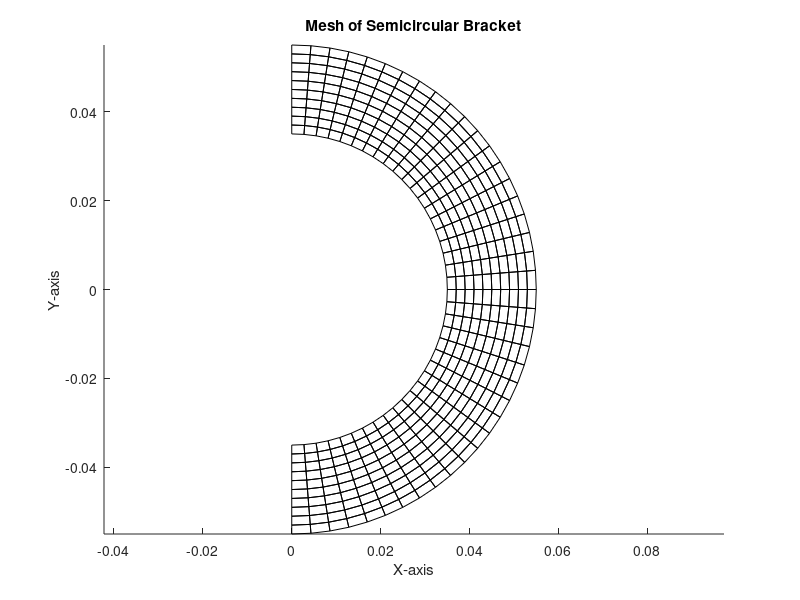

Recreate this plot in MATLAB. (Note: this script raises an error after producing the figure.)
% Project 2: Finite Element Solution for a Curved Bracket
% Name: Arjun Posarajah Student#:1004881737

%%%% Meshing Section %%%%
% Parameters 
inner_radius = 35E-3; 
outer_radius = 55E-3; 
width = 20E-3; 
thickness = 2E-3; 
num_theta = 40;                    % Circumferential Number of Elements
num_radial = 10;                   % Radial Number of Elements

% Material Properties
elastic_modulus = 200e9; 
poisson_ratio = 0.3; 

% Applied load
applied_force = 4e3; % in Newtons

% Generate coordinates for nodes
theta_vals = linspace(-pi/2, pi/2, num_theta + 1);                 % Angle range from -pi/2 to pi/2
radial_vals = linspace(inner_radius, outer_radius, num_radial + 1);     % Radial values from inner to outer radius

% Create nodes 
nodes = zeros((num_theta + 1) * (num_radial + 1), 2);
node_index = 1;
for i = 1:(num_radial + 1)
    for j = 1:(num_theta + 1)
        nodes(node_index, 1) = radial_vals(i) * cos(theta_vals(j));        % Convert polar to Cartesian coordinates
        nodes(node_index, 2) = radial_vals(i) * sin(theta_vals(j));
        node_index = node_index + 1;
    end
end

% The position of each node in the mesh to draw isoparametric elements

elements = zeros(num_theta * num_radial, 5);
element_index = 1;
for i = 1:num_radial
    for j = 1:num_theta
        node1 = (i - 1) * (num_theta + 1) + j;      
        node2 = node1 + 1;
        node3 = node1 + num_theta + 2;
        node4 = node1 + num_theta + 1;
        elements(element_index, :) = [node1, node2, node3, node4, node1];       
        element_index = element_index + 1;
    end
end

% Plotting the mesh
figure;
hold on;
for i = 1:size(elements, 1)
    n = elements(i, :);
    x = nodes(n, 1);
    y = nodes(n, 2);
    plot(x, y, 'k'); % Plotting edges of each element
end
xlabel('X-axis');
ylabel('Y-axis');
title('Mesh of Semicircular Bracket');
axis equal;
hold off;

% Material Properties
elastic_modulus = 200e9;
poisson_ratio = 0.3;

% Initialize global stiffness matrix
num_nodes = size(nodes, 1);
K_global = zeros(2 * num_nodes, 2 * num_nodes);

% Shape functions for a bilinear quadrilateral element
shapeFunctions = @(xi, eta) [0.25 * (1 - xi) * (1 - eta), 0.25 * (1 + xi) * (1 - eta), 0.25 * (1 + xi) * (1 + eta), 0.25 * (1 - xi) * (1 + eta)];
shapeFunctionsDerivativeXi = @(xi, eta) [-0.25 * (1 - eta), 0.25 * (1 - eta), 0.25 * (1 + eta), -0.25 * (1 + eta)];
shapeFunctionsDerivativeEta = @(xi, eta) [-0.25 * (1 - xi), -0.25 * (1 + xi), 0.25 * (1 + xi), 0.25 * (1 - xi)];

% Loop over each element
for elem_idx = 1:size(elements, 1)
    % Extract nodes for the current element
    element_nodes = elements(elem_idx, :);
    
    % Initialize element stiffness matrix
    k_element = zeros(8, 8);
    
    % Loop over integration points (using a simple 2x2 Gauss quadrature)
    for xi = [-1, 1]
        for eta = [-1, 1]
            % Calculate shape functions and derivatives at the integration point
            N = shapeFunctions(xi, eta);
            dN_dxi = shapeFunctionsDerivativeXi(xi, eta);
            dN_deta = shapeFunctionsDerivativeEta(xi, eta);
            
            % Jacobian matrix
            J = [dN_dxi .* nodes(element_nodes, 1), dN_dxi .* nodes(element_nodes, 2);
                 dN_deta .* nodes(element_nodes, 1), dN_deta .* nodes(element_nodes, 2)];
            
            % Derivative of the shape functions with respect to physical coordinates
dN_dx = (J \ [dN_dxi; dN_deta])';
            
            % B matrix (strain-displacement matrix)
            B = zeros(3, 8);
            B(1, 1:2:end) = dN_dx(:, 1)';
            B(2, 2:2:end) = dN_dx(:, 2)';
            B(3, 1:2:end) = dN_dx(:, 2)';
            B(3, 2:2:end) = dN_dx(:, 1)';
            
            % Element stiffness matrix
            k_element = k_element + B' * elastic_modulus * (1 - poisson_ratio) / ((1 + poisson_ratio) * (1 - 2 * poisson_ratio)) * B * det(J);
        end
    end
    
for i = 1:4
    for j = 1:4
        index_i = [2 * element_nodes(i) - 1, 2 * element_nodes(i)];
        index_j = [2 * element_nodes(j) - 1, 2 * element_nodes(j)];
        K_global(index_i, index_j) = K_global(index_i, index_j) + k_element(2 * i - 1:2 * i, 2 * j - 1:2 * j);
    end
end
end 